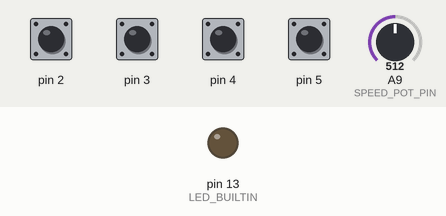
This program was run on a simulated Teensy 4. Parts: output pins drawn as LEDs (lit = HIGH). Dashed ring = blinking. The inputs (shaded band) are chosen by the test bench; at power-on: pin 2–5 HIGH, A9 (SPEED_POT_PIN) = 512. What the program prints to the serial monitor is not drawn.

Above: at 3.2 s.
3.3 s: pin 2 pulled LOW for 0.15 s
At 3.37 s:
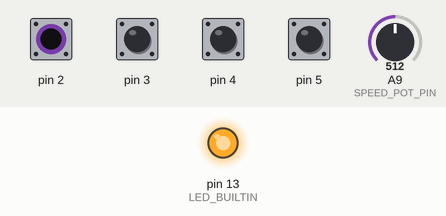
4.9 s: pin 4 pulled LOW for 0.15 s
At 5.4 s:
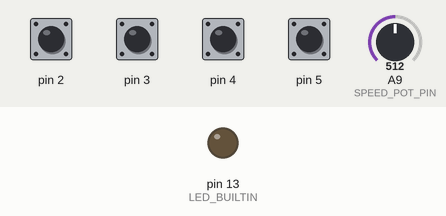
6.5 s: pin 5 pulled LOW for 1 s
At 7.1 s:
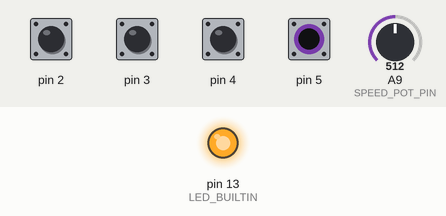
9.0 s: pin 2 pulsed LOW 5 times (0.12 s each, 0.3 s apart)
At 9.36 s:
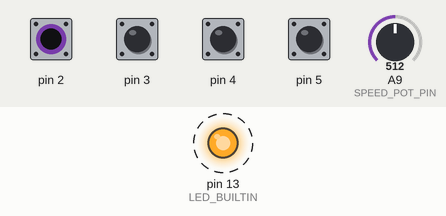
12.0 s: pin 2 driven LOW and pin 4 driven LOW
At 12.5 s:
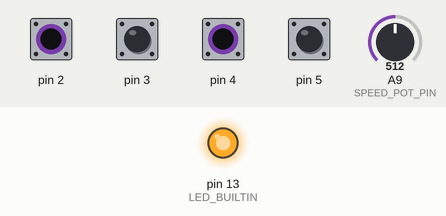
13.5 s: pin 2 driven HIGH
At 14.9 s:
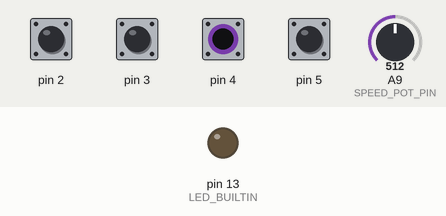
Timing chart, 0 to 16.0 s (numbered marks = the images above; inputs shaded):
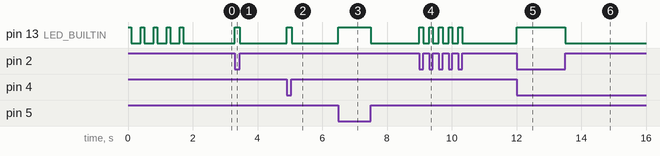

The program:

main.cpp
```cpp
#include <Arduino.h>

#include "paddle_config.h"

void sendStillAlive();
void sendElCmd(double speed);
void sendAzCmd(double speed);
// Create an IntervalTimer object
IntervalTimer myTimer;

double speedpotValue = 0.0;

struct pinControl
{
  pinControl(int _pinNo, uint32_t _intervalMillis = 0) : pinNo(_pinNo), updateIntervalMillis(_intervalMillis)
  {
    pinMode(pinNo, INPUT_PULLUP);
    lastEdgeTime = millis();
    // SERIAL_CH.printf("Initial Time: %d\n", lastEdgeTime);
    isUpdated = false;
  }
  int pinNo;
  uint32_t updateIntervalMillis;
  uint32_t lastEdgeTime;
  uint8_t state;
  uint8_t prevState;
  bool isUpdated;
  bool update()
  {
    uint32_t currTime = millis();
    if ((currTime - lastEdgeTime) > updateIntervalMillis)
    {
      prevState = state;
      state = digitalRead(pinNo);
      if(state != prevState)
      {
        lastEdgeTime = currTime;
        isUpdated = true;
      }
    }
    return isUpdated;
  }
  bool fallingEdge()
  {
    isUpdated = false;
    return (state == LOW && prevState == HIGH);
  }
  bool risingEdge()
  {
    isUpdated = false;
    return (state == HIGH && prevState == LOW);
  }
};

pinControl *posElBtn, *negElBtn, *posAzBtn, *negAzBtn;

void setup()
{
  // put your setup code here, to run once:
  SERIAL_CH.begin(SERIAL_BAUD);

  pinMode(LED_BUILTIN, OUTPUT);
  for (int16_t ii = 0; ii < 5; ii++)
  {
    digitalWrite(LED_BUILTIN, HIGH); // turn the LED on (HIGH is the voltage level)
    delay(100);                      // wait for a second
    digitalWrite(LED_BUILTIN, LOW);  // turn the LED off by making the voltage LOW
    delay(300);                      // wait for a second
  }
  analogReadAveraging(16);

  posElBtn = new pinControl(POS_EL_BTN, BOUNCE_INTERVAL_MS);
  negElBtn = new pinControl(NEG_EL_BTN, BOUNCE_INTERVAL_MS);
  posAzBtn = new pinControl(POS_AZ_BTN, BOUNCE_INTERVAL_MS);
  negAzBtn = new pinControl(NEG_AZ_BTN, BOUNCE_INTERVAL_MS);

  myTimer.begin(sendStillAlive, STILL_ALIVE_INTERVAL);
}

void loop()
{
  speedpotValue = analogRead(SPEED_POT_PIN);
  double speedVal = speedpotValue * SPEED_POT_SCALE;

  if (posElBtn->update())
  {
    if (posElBtn->fallingEdge())
    {
      sendElCmd(speedVal);
      digitalWrite(LED_BUILTIN, HIGH);
    }
    else if (posElBtn->risingEdge())
    {
      sendElCmd(0.0);
      digitalWrite(LED_BUILTIN, LOW);
    }
  }

  if (negElBtn->update())
  {
    if (negElBtn->fallingEdge())
    {
      sendElCmd(-1 * speedVal);
      digitalWrite(LED_BUILTIN, HIGH);
    }
    else if (negElBtn->risingEdge())
    {
      sendElCmd(0.0);
      digitalWrite(LED_BUILTIN, LOW);
    }
  }

  if (posAzBtn->update())
  {
    if (posAzBtn->fallingEdge())
    {
      sendAzCmd(speedVal);
      digitalWrite(LED_BUILTIN, HIGH);
    }
    else if (posAzBtn->risingEdge())
    {
      sendAzCmd(0.0);
      digitalWrite(LED_BUILTIN, LOW);
    }
  }

  if (negAzBtn->update())
  {
    if (negAzBtn->fallingEdge())
    {
      sendAzCmd(-1 * speedVal);
      digitalWrite(LED_BUILTIN, HIGH);
    }
    else if (negAzBtn->risingEdge())
    {
      sendAzCmd(0.0);
      digitalWrite(LED_BUILTIN, LOW);
    }
  }
}

void sendStillAlive()
{
  // send the still alive message
  SERIAL_CH.print(0xDEADBEEF);
}

void sendElCmd(double speed)
{
  // send the command
  SERIAL_CH.printf("{AZ:%6.5f}\r", speed);
}

void sendAzCmd(double speed)
{
  // send the command
  SERIAL_CH.printf("{EL:%6.5f}\r", speed);
}
```

paddle_config.h
```cpp
#define EL_AXIS 0
#define AZ_AXIS 1

#define POS_EL_BTN 2 // up - green
#define NEG_EL_BTN 3 // down - yellow
#define NEG_AZ_BTN 4 // left - orange
#define POS_AZ_BTN 5 // right - red

#define BIG_BUTTON_A 5
#define BIG_BUTTON_B 6

#define SPEED_POT_PIN A9

#define SERIAL_CH Serial
#define SERIAL_BAUD 9600

#define STILL_ALIVE_INTERVAL 1000000
#define SPEED_POT_SCALE (1.0/1023.0)
#define BOUNCE_INTERVAL_MS 50
```

Measured:
- after the input at 3.3 s, pin 13 (LED_BUILTIN): LOW → HIGH at once, → LOW 0.15 s later
- after the input at 4.9 s, pin 13 (LED_BUILTIN): LOW → HIGH at once, → LOW 0.15 s later
- after the input at 6.5 s, pin 13 (LED_BUILTIN): LOW → HIGH at once, → LOW 1.0 s later
- after the input at 9.0 s, pin 13 (LED_BUILTIN): alternates HIGH for 0.12 s and LOW for 0.18 s, 10 changes in all, then stays LOW, starting at once
- after the input at 12.0 s, pin 13 (LED_BUILTIN): LOW → HIGH at once
- after the input at 13.5 s, pin 13 (LED_BUILTIN): HIGH → LOW at once
